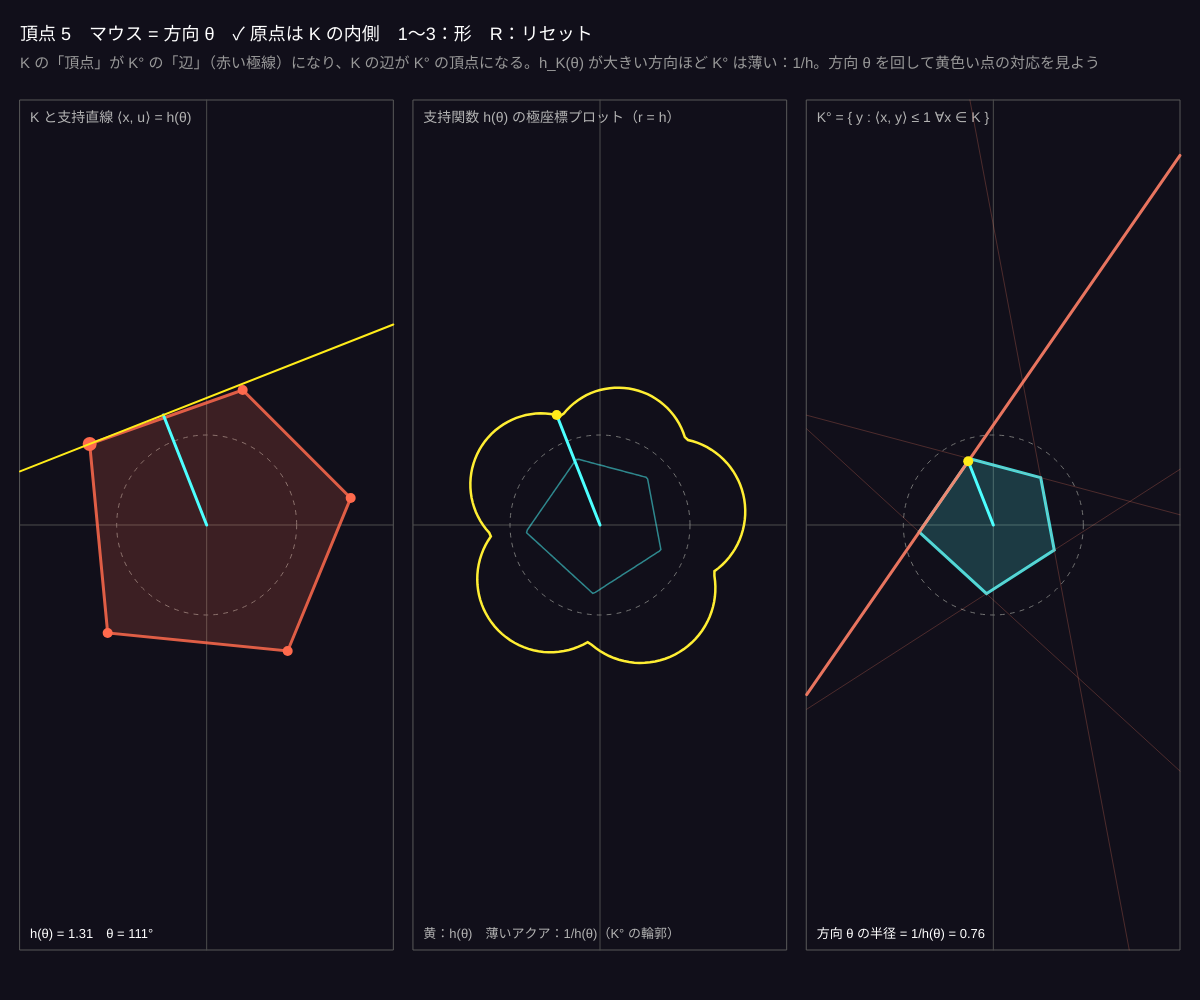
Frame 1 (no input)
Frame 60 (no input): identical to frame 1, image omitted
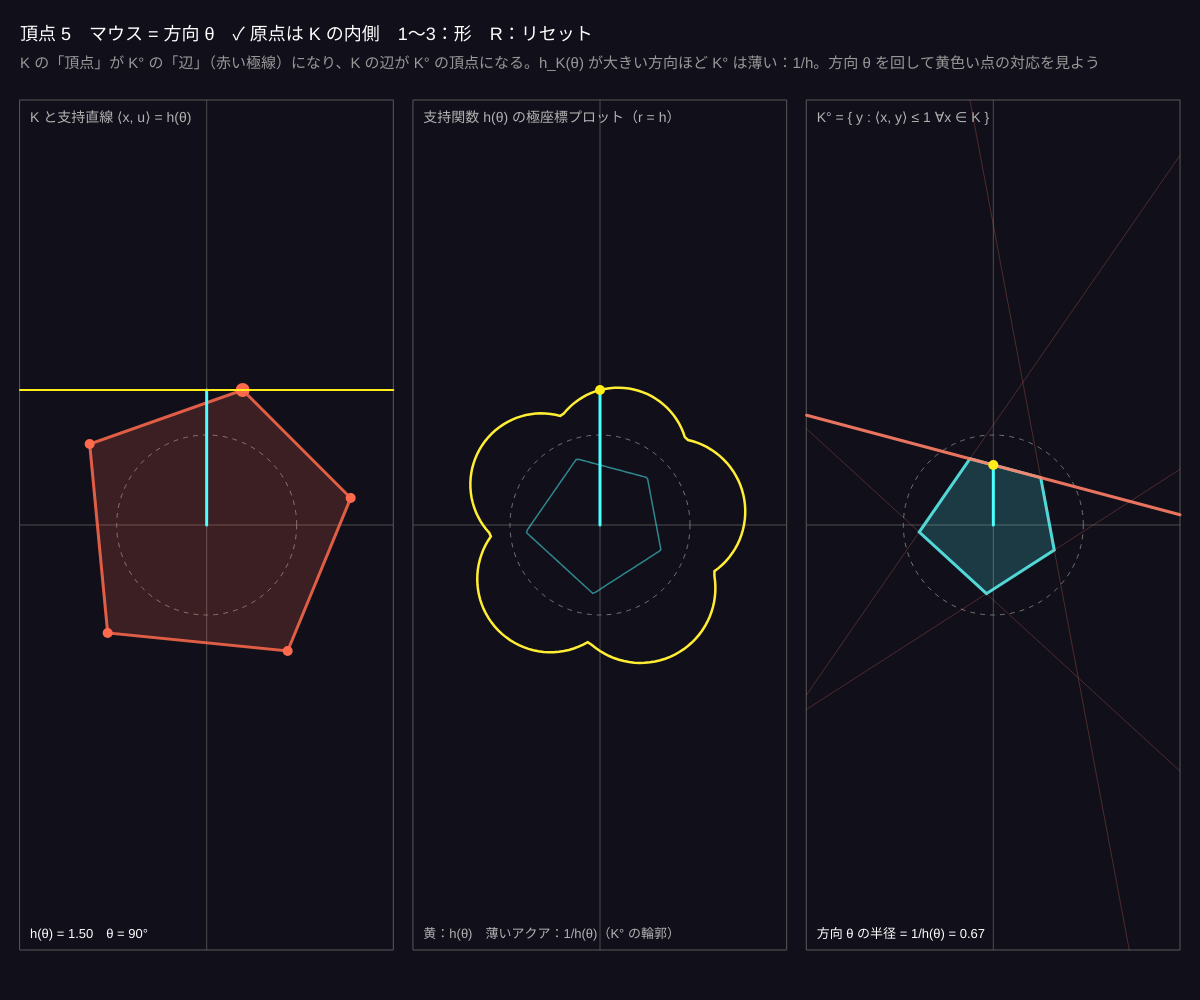
Frame 120 (the mouse pressed at the canvas centre since frame 60)

The p5.js sketch that drew these frames (run headless with seeded random() and noise() and a simulated clock; from frame 60 on, the mouse is pressed at the canvas centre):

// p5.js sketch
// ── sketch.js
// ============================================
// 07 支持関数と極集合
// 凸体 K の支持関数  h(θ) = max{ ⟨x, u_θ⟩ : x ∈ K }（方向 u_θ に K がどこまで届くか）
//   支持直線 ⟨x, u_θ⟩ = h(θ) は K にぴったり接する。h を全方向で知れば K は復元できる
//   極集合 K° = { y : ⟨x, y⟩ ≤ 1 for all x ∈ K }：方向 θ での K° の半径は 1 / h(θ)
// マウス = 方向 θ / 頂点ドラッグ / クリック = 頂点追加 / 1〜3 = 形 / R = リセット
// ============================================

let verts = [];
let UNIT = 90;               // ★ 単位円の半径（px）
let dragI = -1;

function setup() {
  createCanvas(windowWidth, windowHeight);
  colorMode(HSB, 360, 100, 100, 100);
  preset(1);
}
function preset(k) {
  verts = [];
  if (k === 1) verts = [{ x: 1.6, y: 0.3 }, { x: 0.4, y: 1.5 }, { x: -1.3, y: 0.9 }, { x: -1.1, y: -1.2 }, { x: 0.9, y: -1.4 }];
  if (k === 2) for (let i = 0; i < 4; i++) verts.push({ x: 1.4 * Math.cos(i * Math.PI / 2 + Math.PI / 4), y: 1.4 * Math.sin(i * Math.PI / 2 + Math.PI / 4) });
  if (k === 3) for (let i = 0; i < 3; i++) verts.push({ x: 1.7 * Math.cos(i * 2 * Math.PI / 3), y: 1.7 * Math.sin(i * 2 * Math.PI / 3) });
}
function panels() {
  let w = (width - 80) / 3, h = height - 150, y = 100;
  return [0, 1, 2].map((i) => ({ x: 20 + i * (w + 20), y, w, h, cx: 20 + i * (w + 20) + w / 2, cy: y + h / 2 }));
}
function toS(P, p) { return { x: P.cx + p.x * UNIT, y: P.cy - p.y * UNIT }; }
function toM(P, sx, sy) { return { x: (sx - P.cx) / UNIT, y: (P.cy - sy) / UNIT }; }

// ★ 支持関数：方向 u に対して max ⟨v, u⟩ とその頂点
function support(th) {
  let u = { x: Math.cos(th), y: Math.sin(th) }, best = -Infinity, bi = 0;
  for (let i = 0; i < verts.length; i++) { let v = verts[i].x * u.x + verts[i].y * u.y; if (v > best) { best = v; bi = i; } }
  return { h: best, i: bi, u };
}
// 極集合：箱を半平面 ⟨v_i, y⟩ ≤ 1 で切る
function polarSet() {
  let poly = [{ x: -4, y: -4 }, { x: 4, y: -4 }, { x: 4, y: 4 }, { x: -4, y: 4 }];
  for (let v of verts) poly = clipHalf(poly, v.x, v.y, 1);
  return poly;
}
function hull(ps) {
  let s = ps.slice().sort((p, q) => p.x - q.x || p.y - q.y); if (s.length < 3) return s;
  let cr = (o, p, q) => (p.x - o.x) * (q.y - o.y) - (p.y - o.y) * (q.x - o.x);
  let lo = [], up = [];
  for (let p of s) { while (lo.length >= 2 && cr(lo[lo.length - 2], lo[lo.length - 1], p) <= 0) lo.pop(); lo.push(p); }
  for (let p of s.slice().reverse()) { while (up.length >= 2 && cr(up[up.length - 2], up[up.length - 1], p) <= 0) up.pop(); up.push(p); }
  return lo.slice(0, -1).concat(up.slice(0, -1));
}
function drawFrame(P, title) {
  noFill(); stroke(0, 0, 35); strokeWeight(1); rect(P.x, P.y, P.w, P.h);
  stroke(0, 0, 30); line(P.x, P.cy, P.x + P.w, P.cy); line(P.cx, P.y, P.cx, P.y + P.h);
  stroke(0, 0, 45); drawingContext.setLineDash([4, 6]); circle(P.cx, P.cy, 2 * UNIT); drawingContext.setLineDash([]);
  noStroke(); fill(0, 0, 70); textSize(14); text(title, P.x + 10, P.y + 22);
}
function drawPoly(P, poly, hue, fa, w) {
  if (poly.length < 2) return;
  stroke(hue, 70, 100, 85); strokeWeight(w); fill(hue, 70, 100, fa);
  beginShape(); for (let p of poly) { let s = toS(P, p); vertex(s.x, s.y); } endShape(CLOSE);
}

function draw() {
  background(250, 40, 10);
  let [A, B, C] = panels();
  let th = Math.atan2(-(mouseY - A.cy), mouseX - A.cx);
  if (mouseX > B.x) th = Math.atan2(-(mouseY - (mouseX > C.x ? C.cy : B.cy)), mouseX - (mouseX > C.x ? C.cx : B.cx));
  let sp = support(th);
  let originInside = verts.length >= 3 && [...Array(72)].every((_, k) => support(k * Math.PI / 36).h > 0.05);

  // 左：K と支持直線
  drawFrame(A, 'K と支持直線 ⟨x, u⟩ = h(θ)');
  drawPoly(A, verts, 10, 18, 3);
  for (let i = 0; i < verts.length; i++) { let s = toS(A, verts[i]); noStroke(); fill(10, 70, 100); circle(s.x, s.y, i === sp.i ? 14 : 10); }
  let o = { x: A.cx, y: A.cy };
  // 方向 u と距離 h の矢印
  stroke(180, 70, 100); strokeWeight(3); line(o.x, o.y, o.x + sp.u.x * sp.h * UNIT, o.y - sp.u.y * sp.h * UNIT);
  // 支持直線
  let fx = sp.u.x * sp.h, fy = sp.u.y * sp.h, tx = -sp.u.y, ty = sp.u.x;
  let lc = clipSeg(A, toS(A, { x: fx + tx * 5, y: fy + ty * 5 }), toS(A, { x: fx - tx * 5, y: fy - ty * 5 }));
  if (lc) { stroke(55, 90, 100); strokeWeight(2); line(lc[0].x, lc[0].y, lc[1].x, lc[1].y); }
  noStroke(); fill(0, 0, 100); textSize(13); text('h(θ) = ' + nf(sp.h, 1, 2) + '　θ = ' + nf(degrees(th), 1, 0) + '°', A.x + 10, A.y + A.h - 12);

  // 中：h(θ) の極座標プロット（全方向を計算して描く）
  drawFrame(B, '支持関数 h(θ) の極座標プロット（r = h）');
  noFill(); stroke(55, 80, 100); strokeWeight(2.5); beginShape();
  for (let k = 0; k <= 180; k++) { let t = k * Math.PI / 90, hh = support(t).h; vertex(B.cx + Math.cos(t) * hh * UNIT, B.cy - Math.sin(t) * hh * UNIT); }
  endShape();
  // 1/h（= K° の半径）も薄く
  if (originInside) {
    stroke(180, 70, 100, 50); strokeWeight(1.5); beginShape();
    for (let k = 0; k <= 180; k++) { let t = k * Math.PI / 90, hh = support(t).h; vertex(B.cx + Math.cos(t) / hh * UNIT, B.cy - Math.sin(t) / hh * UNIT); }
    endShape();
  }
  stroke(180, 70, 100); strokeWeight(3); line(B.cx, B.cy, B.cx + Math.cos(th) * sp.h * UNIT, B.cy - Math.sin(th) * sp.h * UNIT);
  noStroke(); fill(55, 90, 100); circle(B.cx + Math.cos(th) * sp.h * UNIT, B.cy - Math.sin(th) * sp.h * UNIT, 10);
  fill(0, 0, 70); textSize(13); text('黄：h(θ)　薄いアクア：1/h(θ)（K° の輪郭）', B.x + 10, B.y + B.h - 12);

  // 右：極集合 K°
  drawFrame(C, 'K° = { y : ⟨x, y⟩ ≤ 1 ∀x ∈ K }');
  let pol = polarSet();
  drawPoly(C, pol, 180, 18, 3);
  // 頂点 v_i ↔ K° の辺（極線）
  for (let i = 0; i < verts.length; i++) {
    let v = verts[i], d2 = v.x * v.x + v.y * v.y; if (d2 < 1e-6) continue;
    let px = v.x / d2, py = v.y / d2, ux = -v.y / Math.sqrt(d2), uy = v.x / Math.sqrt(d2);
    let cc = clipSeg(C, toS(C, { x: px + ux * 5, y: py + uy * 5 }), toS(C, { x: px - ux * 5, y: py - uy * 5 })); if (!cc) continue;
    stroke(10, 60, 100, i === sp.i ? 90 : 25); strokeWeight(i === sp.i ? 3 : 1); line(cc[0].x, cc[0].y, cc[1].x, cc[1].y);
  }
  if (originInside) {
    let r = 1 / sp.h, q = toS(C, { x: Math.cos(th) * r, y: Math.sin(th) * r });
    stroke(180, 70, 100); strokeWeight(3); line(C.cx, C.cy, q.x, q.y);
    noStroke(); fill(55, 90, 100); circle(q.x, q.y, 10);
    fill(0, 0, 100); textSize(13); text('方向 θ の半径 = 1/h(θ) = ' + nf(r, 1, 2), C.x + 10, C.y + C.h - 12);
  } else { noStroke(); fill(0, 80, 100); textSize(13); text('⚠ 原点が K の外：K° は有界でない', C.x + 10, C.y + C.h - 12); }

  noStroke(); fill(0, 0, 100); textSize(18);
  text('頂点 ' + verts.length + '　マウス = 方向 θ　' + (originInside ? '✓ 原点は K の内側' : '⚠ 原点を K の内側に') + '　1〜3：形　R：リセット', 20, 40);
  fill(0, 0, 60); textSize(15);
  text('K の「頂点」が K° の「辺」（赤い極線）になり、K の辺が K° の頂点になる。h_K(θ) が大きい方向ほど K° は薄い：1/h。方向 θ を回して黄色い点の対応を見よう', 20, 68);
}

function mousePressed() {
  let A = panels()[0];
  for (let i = 0; i < verts.length; i++) { let s = toS(A, verts[i]); if (dist(mouseX, mouseY, s.x, s.y) < 14) { dragI = i; return; } }
  if (mouseX > A.x && mouseX < A.x + A.w && mouseY > A.y && mouseY < A.y + A.h && verts.length < 12) { verts.push(toM(A, mouseX, mouseY)); verts = hull(verts); }
}
function mouseDragged() {
  if (dragI < 0) return;
  let A = panels()[0], m = toM(A, constrain(mouseX, A.x, A.x + A.w), constrain(mouseY, A.y, A.y + A.h));
  let moved = verts[dragI]; moved.x = m.x; moved.y = m.y;
  let h = hull(verts); if (h.length === verts.length) { verts = h; dragI = verts.indexOf(moved); }
}
function mouseReleased() { dragI = -1; }
function keyPressed() {
  if (key >= '1' && key <= '3') preset(int(key));
  if (key === 'r' || key === 'R') preset(1);
}

// ---------- やってみよう ----------
// 1. 正方形（2）の h(θ) は何の形？ 円（頂点をたくさん置く）なら h は定数
// 2. 頂点を 1 つ遠くへ引っ張る。h の極座標プロットのどの方向がふくらみ、K° はどの方向にへこむ？
// 3. K が単位円の中にすっぽり入ると K° は単位円より大きい。K = 単位円なら K° = 単位円
// 4. h(θ) は「凸」な関数（h(u+v) ≤ h(u)+h(v)）。2 つの凸体の h を足すとミンコフスキー和の h になる


// ==================================================
// ここから下は「道具」（半平面の切り取り・線分の切り取り）
// ==================================================
function clipHalf(poly, nx, ny, cv) {
  let out = [];
  for (let i = 0; i < poly.length; i++) {
    let a = poly[i], bb = poly[(i + 1) % poly.length];
    let fa = nx * a.x + ny * a.y - cv, fb = nx * bb.x + ny * bb.y - cv;
    if (fa <= 0) out.push(a);
    if ((fa < 0 && fb > 0) || (fa > 0 && fb < 0)) { let t = fa / (fa - fb); out.push({ x: a.x + (bb.x - a.x) * t, y: a.y + (bb.y - a.y) * t }); }
  }
  return out;
}

// 線分を枠で切る（Liang–Barsky）
function clipSeg(P, s1, s2) {
  let t0 = 0, t1 = 1, dx = s2.x - s1.x, dy = s2.y - s1.y;
  for (let [p, q] of [[-dx, s1.x - P.x], [dx, P.x + P.w - s1.x], [-dy, s1.y - P.y], [dy, P.y + P.h - s1.y]]) {
    if (p === 0) { if (q < 0) return null; continue; }
    let r = q / p;
    if (p < 0) { if (r > t1) return null; if (r > t0) t0 = r; } else { if (r < t0) return null; if (r < t1) t1 = r; }
  }
  return [{ x: s1.x + t0 * dx, y: s1.y + t0 * dy }, { x: s1.x + t1 * dx, y: s1.y + t1 * dy }];
}
